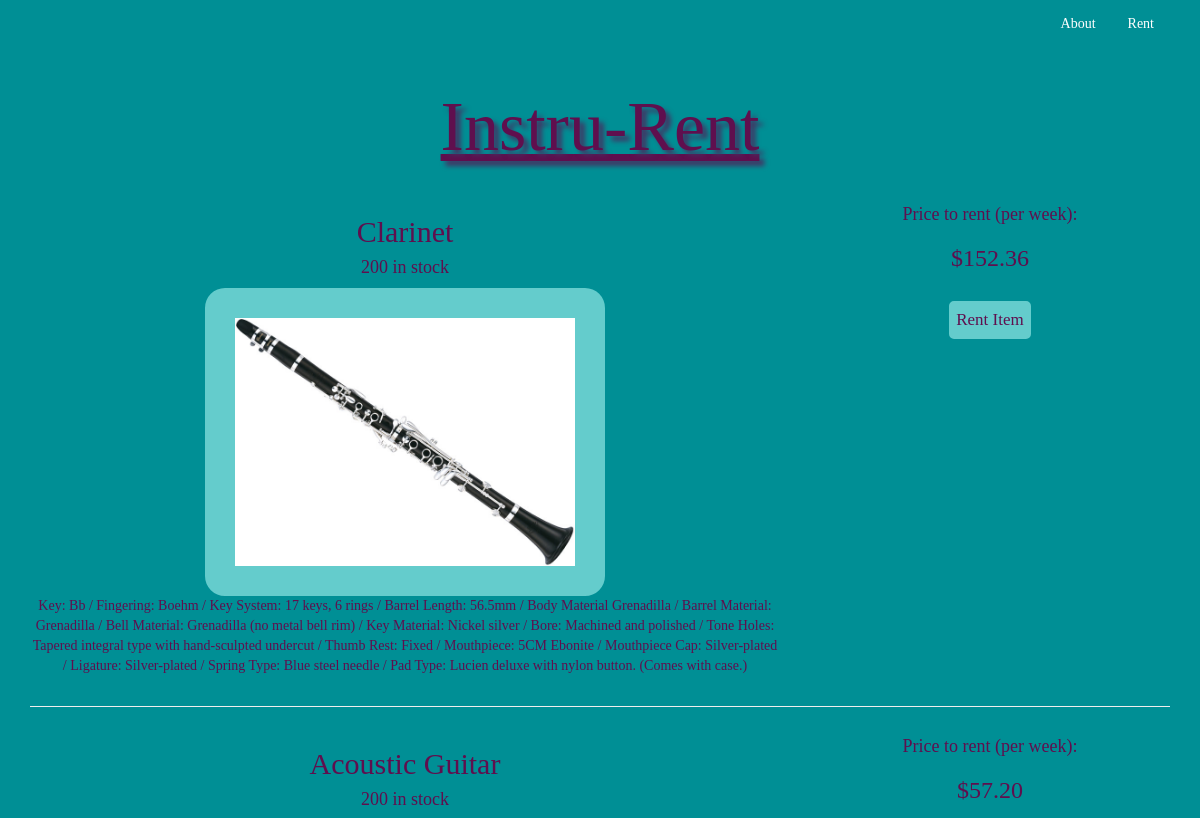
The app's page /instrurent_app/rent (upper part), older data.
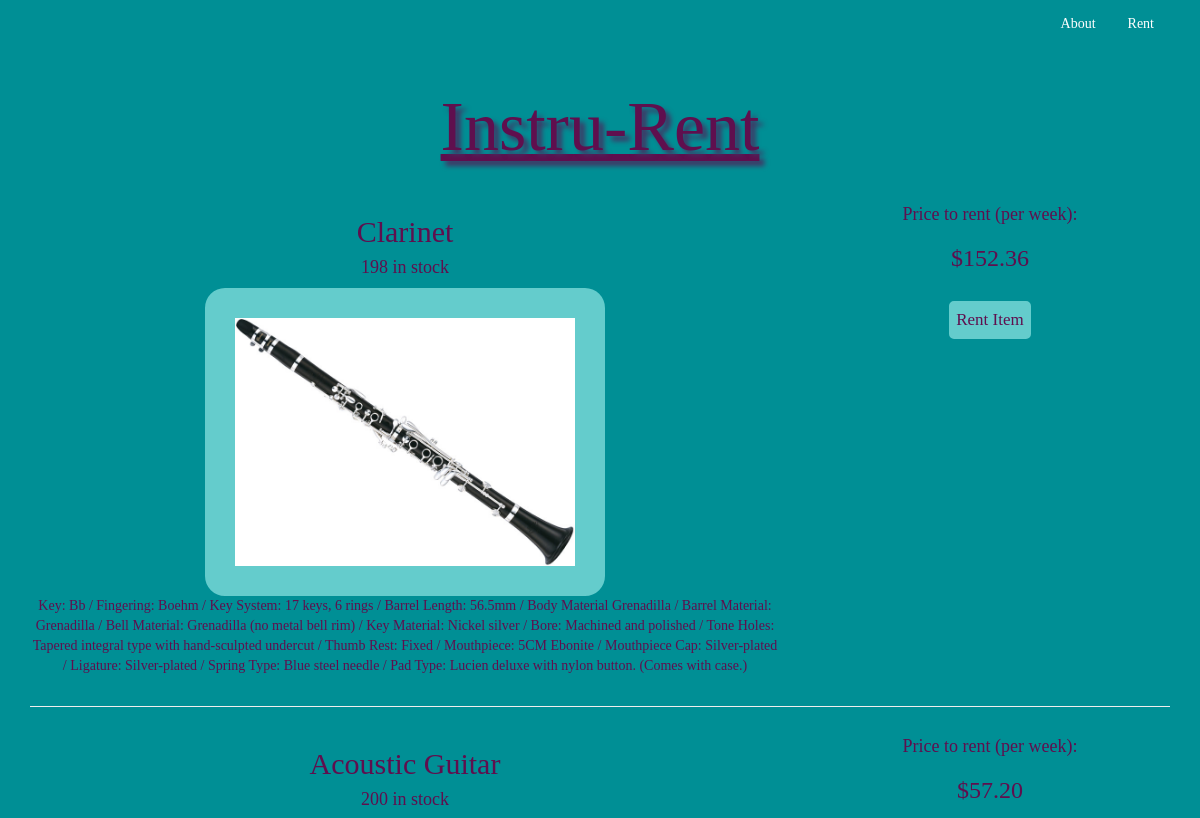
The same page, newer data.
### instrurent_app/models.py (models this page shows, shortened)
class Instrument(models.Model):
    instrument_choice= models.CharField(max_length=25)
    instrument_quantity= models.IntegerField(default=200)
    instrument_description = models.CharField(max_length= 2000)
    instrument_price= models.FloatField(max_length=None)
    instrument_image=models.CharField(max_length=300)
    def format_price(self):
        return "${0:.2f}".format(self.instrument_price)
    def show_image(self):
        return 'decor/images/' + self.instrument_image

### instrurent_app/views.py (the view)
def rent(request):
    instruments=Instrument.objects.all()
    return render(request, "rentPage/rent.html", {'instruments':instruments})

### instrurent_app/templates/rentPage/rent.html (shortened to what this page needs)
{% load static %}
<head>
    <link href="https://maxcdn.bootstrapcdn.com/bootstrap/3.3.7/css/bootstrap.min.css" rel="stylesheet">
    <link rel="stylesheet" type="text/css" href="{% static 'decor/style.css' %}" />
</head>
<div class="container">
  <ul>
    <center>
       <li><a href="http://localhost:8000/instrurent_app/rent" >Rent</a></li>
    <li><a href="http://localhost:8000/instrurent_app/index">About</a></li>
    </center>
  </ul>
<br/>
<center>
<h1><u>Instru-Rent</u></h1>
<br/>
{% if instruments %}
    {% for i in instruments %}
<div class="row">
    <div class="col-xs-12 col-sm-6 col-lg-8">
        <h2> {{i.instrument_choice}} </h2>
        <h4> {{i.instrument_quantity}} in stock</h4>
        <img class="photo" src='{% static i.show_image %}'>
        <p> {{ i.instrument_description }}</p>
    </div>
    <div class="col-xs-6 col-lg-4">
        <h4>Price to rent (per week):</h4>
        <h3>{{ i.format_price }}</h3>
        <br/>
        <form method='get' action="{%url 'instrurent:rent_item' i.id %}">
            <input class= "aboutRent" type="submit" value="Rent Item" name="add"/>
        </form>
    </div>
</div>
      <hr/>
    {% endfor %}
             {% else %}
<p>NONE</p>
{% endif %}
</center>
</div>

### instrurent_app/static/decor/style.css (style rules this page uses)
h1 { font-size: 500%; font-family: "rock"; color: #5F0F4E; text-shadow: 5px 5px 5px #423463; }
.aboutRent { color:#5F0F4E ; font-family: 'Slabo 27px', serif; font-size: 17px; -moz-border-radius: 2px; -webkit-border-radius: 5px; border: 3px solid #64CCCC; padding: 4px; background-color: #64CCCC; }
.photo { max-width: 400px; max-height:500px; min-width:20px; min-height: 20px; border: solid; border-width: 30px; border-radius: 20px; border-color: #64CCCC; }
ul { float: center; list-style-type: none; margin: 0; padding: 0; overflow: hidden; background-color: #008F95; }
li { float: right; }
li a { display: block; color: white; text-align: center; padding: 14px 16px; }

Row changes from the older to the newer data that the page shows:
changed Instrument "Clarinet": instrument_quantity "200" → "198"
